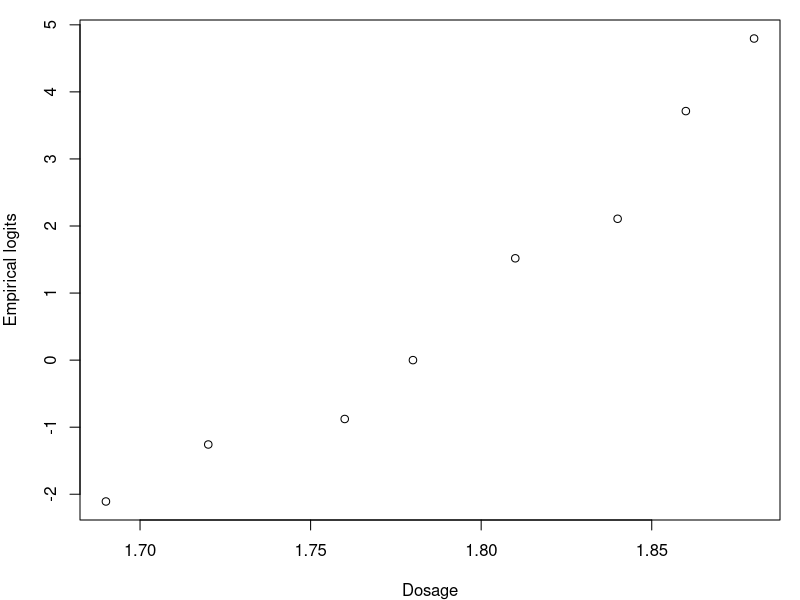
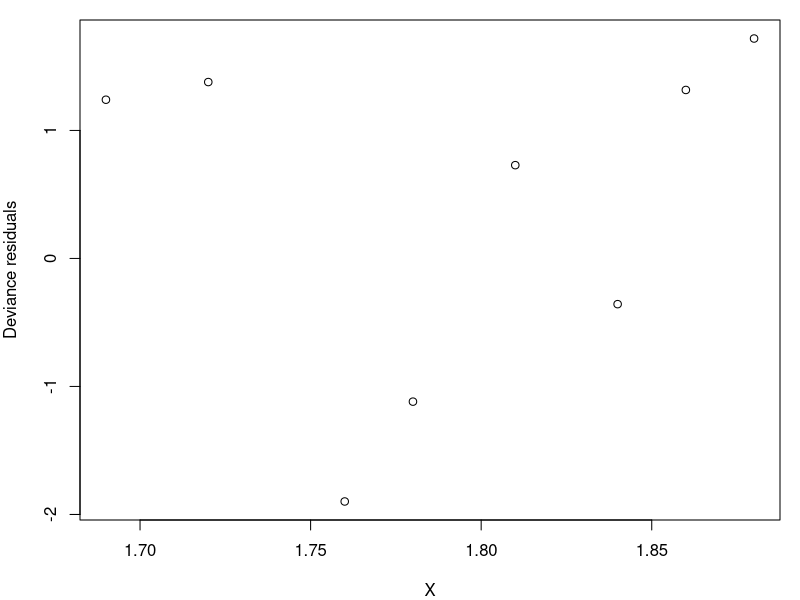

These figures' R source, in order:
## ---- chunk 1
knitr::opts_chunk$set(echo = TRUE)
## ---- chunk 2
x <- c(1.69, 1.72, 1.76, 1.78, 1.81, 1.84, 1.86, 1.88)
n <- c(59, 60, 62, 56, 63, 59, 62, 60)
y <- c(6, 13, 18, 28, 52, 53, 61, 60)

## Compute the empirical logit
emp.logit <- log((y + 0.5)/(n - y + 0.5))
par(mar=c(4,4,1,1))
plot(x, emp.logit, xlab = 'Dosage', ylab = 'Empirical logits')
## ---- chunk 3
logistic <- glm(y/n ~ x, family = binomial, weights = n)
summary(logistic)$coef
## ---- chunk 4
confint(logistic)
## ---- chunk 5
# Compute the odds ratio
beta1 <- summary(logistic)$coef[2]
(odds <- exp(0.1 * beta1))
## ---- chunk 6
exp(0.1*confint(logistic)[2,])
## ---- chunk 7
etahat <- summary(logistic)$coef[1] + summary(logistic)$coef[2] * 1.8
(probability <- exp(etahat)/(1 + exp(etahat)))
## ---- chunk 8
X.pred <- matrix(c(1, 1.8), nrow = 1, ncol = 2)
se <- sqrt(X.pred %*% summary(logistic)$cov.scaled %*% t(X.pred))
eta_l <- etahat - 1.96 * se
eta_r <- etahat + 1.96 * se
c(exp(eta_l)/(1 + exp(eta_l)), exp(eta_r)/(1 + exp(eta_r)))
## ---- chunk 9
# Testing using residual deviance
(p_value <- 1 - pchisq(deviance(logistic), df.residual(logistic)))
## ---- chunk 10
# Testing using Pearson Chi-square test
(p_value <- 1 - pchisq(sum(resid(logistic, type = 'pearson')^2), df.residual(logistic)))
## ---- chunk 11
par(mar=c(4,4,1,1))
plot(x, resid(logistic, type = 'deviance'), xlab = 'X', ylab = 'Deviance residuals')
## ---- chunk 12
quad.logistic <- glm(y/n ~ x + I(x^2), family = binomial, weight = n)

# Performing likelihood ratio test between straight line model and quadratic logistic model
anova(logistic, quad.logistic, test = "LRT")
